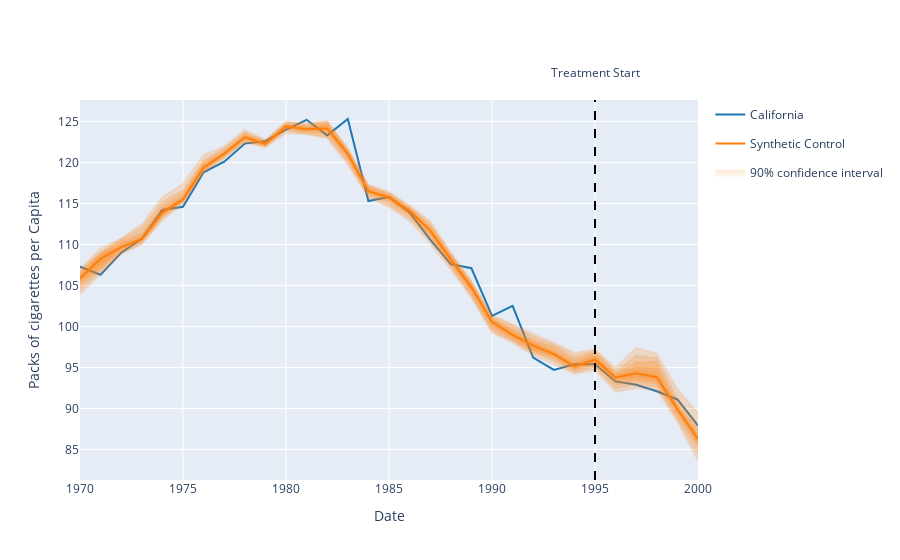

This figure's notebook cell:
### Code cell
display_synthetic_control(y, y_ci, sc.treatment_start, treatment_name="California", y_axis="Packs of cigarettes per Capita")
